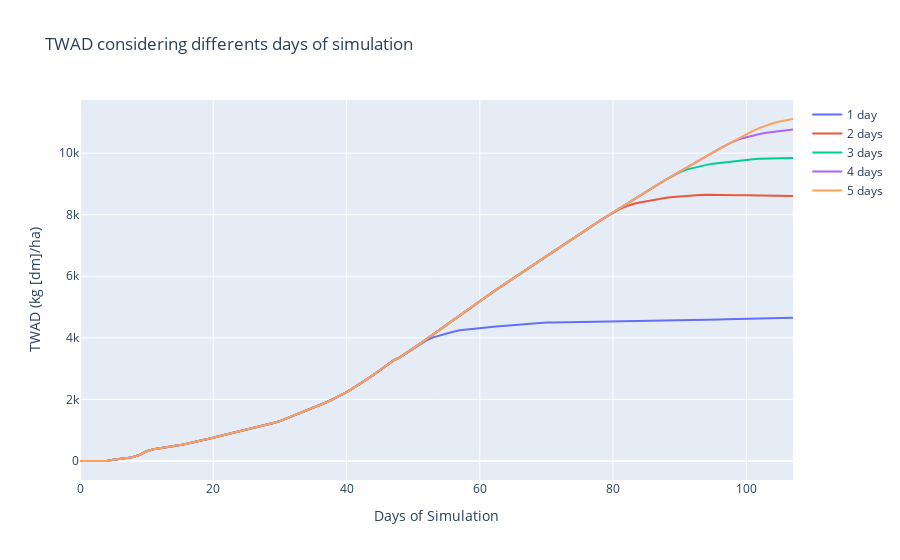

Source (notebook cell):
### Code cell
fig = go.Figure()
fig.add_trace(go.Scatter(y=out1['TWAD'], name='1 day'))
fig.add_trace(go.Scatter(y=out2['TWAD'], name='2 days'))
fig.add_trace(go.Scatter(y=out3['TWAD'], name='3 days'))
fig.add_trace(go.Scatter(y=out4['TWAD'], name='4 days'))
fig.add_trace(go.Scatter(y=out5['TWAD'], name='5 days'))
fig.update_layout(title='TWAD considering differents days of simulation',
                xaxis_title='Days of Simulation',
                yaxis_title='TWAD (kg [dm]/ha)')
fig.show()
